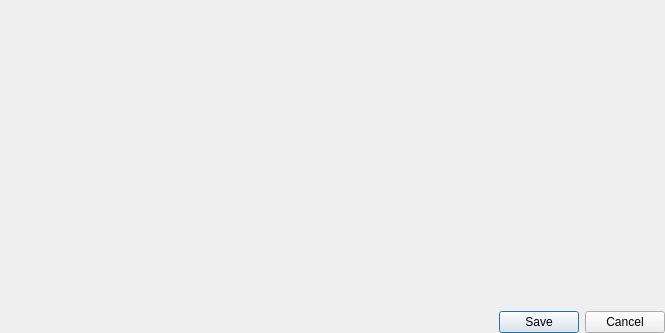
<?xml version="1.0" encoding="UTF-8"?>
<ui version="4.0">
 <class>Dialog</class>
 <widget class="QDialog" name="Dialog">
  <property name="geometry">
   <rect>
    <x>0</x>
    <y>0</y>
    <width>665</width>
    <height>333</height>
   </rect>
  </property>
  <property name="windowTitle">
   <string>Verify PhotoAcoustic Measurement</string>
  </property>
  <layout class="QVBoxLayout" name="verticalLayout">
   <property name="leftMargin">
    <number>0</number>
   </property>
   <property name="topMargin">
    <number>0</number>
   </property>
   <property name="rightMargin">
    <number>0</number>
   </property>
   <property name="bottomMargin">
    <number>0</number>
   </property>
   <item>
    <layout class="QHBoxLayout" name="horizontalLayout">
     <item>
      <widget class="MplCanvas" name="plot_pm" native="true">
       <property name="sizePolicy">
        <sizepolicy hsizetype="Expanding" vsizetype="Expanding">
         <horstretch>0</horstretch>
         <verstretch>0</verstretch>
        </sizepolicy>
       </property>
      </widget>
     </item>
     <item>
      <widget class="MplCanvas" name="plot_pa" native="true">
       <property name="sizePolicy">
        <sizepolicy hsizetype="Expanding" vsizetype="Expanding">
         <horstretch>0</horstretch>
         <verstretch>0</verstretch>
        </sizepolicy>
       </property>
      </widget>
     </item>
    </layout>
   </item>
   <item>
    <widget class="QDialogButtonBox" name="buttonBox">
     <property name="orientation">
      <enum>Qt::Horizontal</enum>
     </property>
     <property name="standardButtons">
      <set>QDialogButtonBox::Cancel|QDialogButtonBox::Save</set>
     </property>
    </widget>
   </item>
  </layout>
 </widget>
 <customwidgets>
  <customwidget>
   <class>MplCanvas</class>
   <extends>QWidget</extends>
   <header>..widgets</header>
   <container>1</container>
  </customwidget>
 </customwidgets>
 <resources/>
 <connections>
  <connection>
   <sender>buttonBox</sender>
   <signal>accepted()</signal>
   <receiver>Dialog</receiver>
   <slot>accept()</slot>
   <hints>
    <hint type="sourcelabel">
     <x>248</x>
     <y>254</y>
    </hint>
    <hint type="destinationlabel">
     <x>157</x>
     <y>274</y>
    </hint>
   </hints>
  </connection>
  <connection>
   <sender>buttonBox</sender>
   <signal>rejected()</signal>
   <receiver>Dialog</receiver>
   <slot>reject()</slot>
   <hints>
    <hint type="sourcelabel">
     <x>316</x>
     <y>260</y>
    </hint>
    <hint type="destinationlabel">
     <x>286</x>
     <y>274</y>
    </hint>
   </hints>
  </connection>
 </connections>
</ui>
